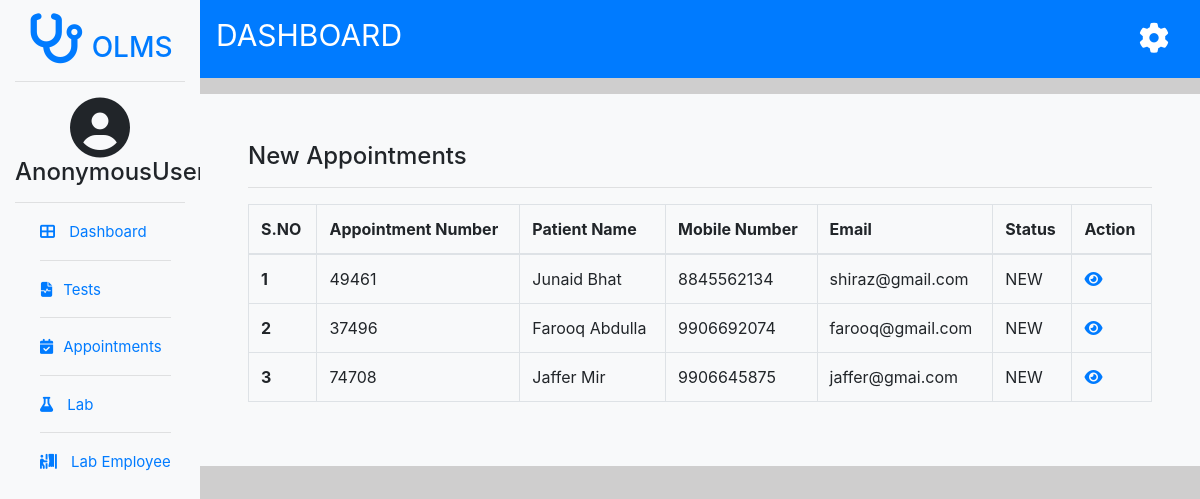
The app's page /newappointments/, older data.
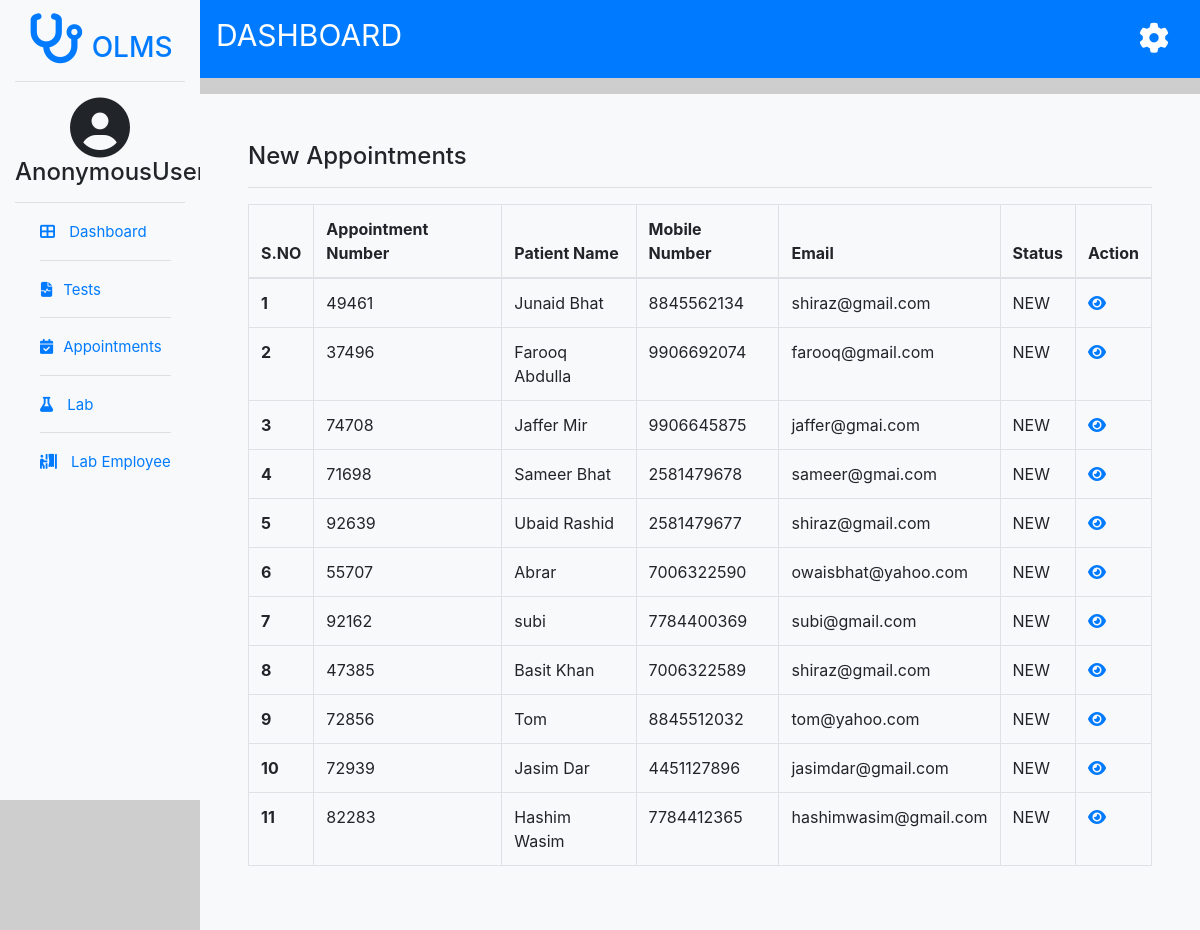
The same page, newer data.
### users/models.py (models this page shows, shortened)
class appointment(models.Model):
    user_id = models.ForeignKey(enduser,on_delete=models.CASCADE)
    appointmentno = models.CharField(max_length=100, unique=True)
    patientname =models.CharField(max_length=30)
    gender = models.CharField(max_length=10)
    address= models.CharField(max_length=200, default='NA')
    dateofbirth = models.DateField()
    mobile = models.IntegerField(unique=True)
    email= models.CharField(max_length=100)
    appointmentdate = models.DateField(default=date.today)
    appointmenttime = models.DateTimeField(default=timezone.now)
    prescription= models.FileField(blank=True, null=True)

### users/views.py (the view)
# urls.py: path("newappointments/", views.newappointments, name='newappointments'),
def newappointments(request):
    new=appointment.objects.filter(appointmentstatus__status='NEW')
    return render(request,'new-appointments.html',{'newapt':new})

### templates/new-appointments.html (shortened to what this page needs)
{% extends 'adminbase.html' %}
{% block body %}
<div class="container  bg-light p-5 mt-3">
  <div class="row">
    <div class="col-lg-12">
      <h4>New Appointments</h4>
      <hr>
      <table class="table table-bordered">
        <thead>
          <tr>
            <th scope="col">S.NO</th>
            <th scope="col">Appointment Number</th>
            <th scope="col">Patient Name</th>
            <th scope="col">Mobile Number</th>
            <th scope="col">Email</th>
            <th scope="col">Status</th>
            <th scope="col">Action</th>
          </tr>
        </thead>
        <tbody>
        <tbody>
          {% for apt in newapt %}
          <tr>
            <th scope="row">{{forloop.counter}}</th>
            <td>{{apt.appointmentno}}</td>
            <td>{{ apt.patientname }}</td>
            <td>{{ apt.mobile }}</td>
            <td>{{ apt.email }}</td>
            <td>NEW</td>
            <td><a href="{% url 'appointmentdetails' apt.id %}"><i class="fas fa-eye"></i></a></td>
          </tr>
          {% endfor %}
        </tbody>
        </tbody>
      </table>
    </div>
  </div>
</div>
{% endblock body %}

Row changes from the older to the newer data that the page shows:
added appointment: appointmentno "71698", patientname "Sameer Bhat", mobile "2581479678", email "sameer@gmai.com"
added appointment: appointmentno "92639", patientname "Ubaid Rashid", mobile "2581479677", email "shiraz@gmail.com"
added appointment: appointmentno "55707", patientname "Abrar", mobile "7006322590", email "owaisbhat@yahoo.com"
added appointment: appointmentno "92162", patientname "subi", mobile "7784400369", email "subi@gmail.com"
added appointment: appointmentno "47385", patientname "Basit Khan", mobile "7006322589", email "shiraz@gmail.com"
added appointment: appointmentno "72856", patientname "Tom", mobile "8845512032", email "tom@yahoo.com"
added appointment: appointmentno "72939", patientname "Jasim Dar", mobile "4451127896", email "jasimdar@gmail.com"
added appointment: appointmentno "82283", patientname "Hashim Wasim", mobile "7784412365", email "hashimwasim@gmail.com"
